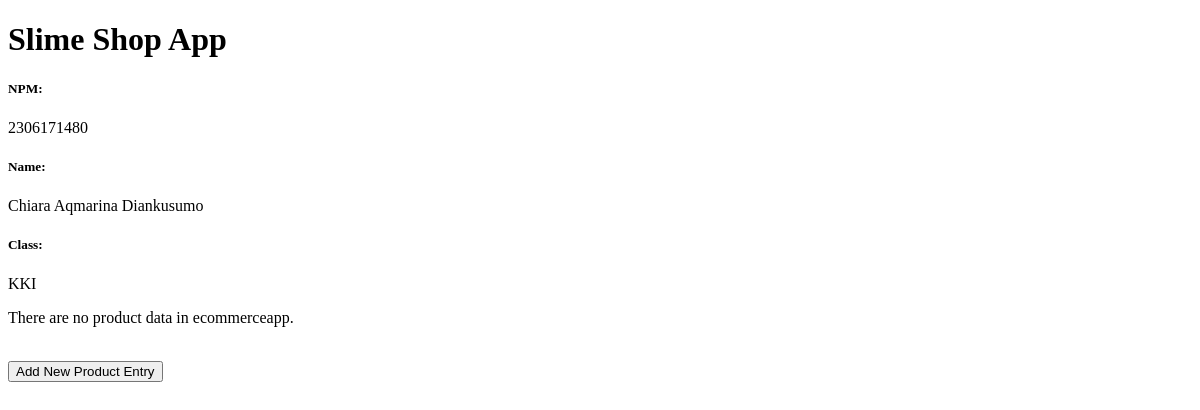
Before: / with the older database file.
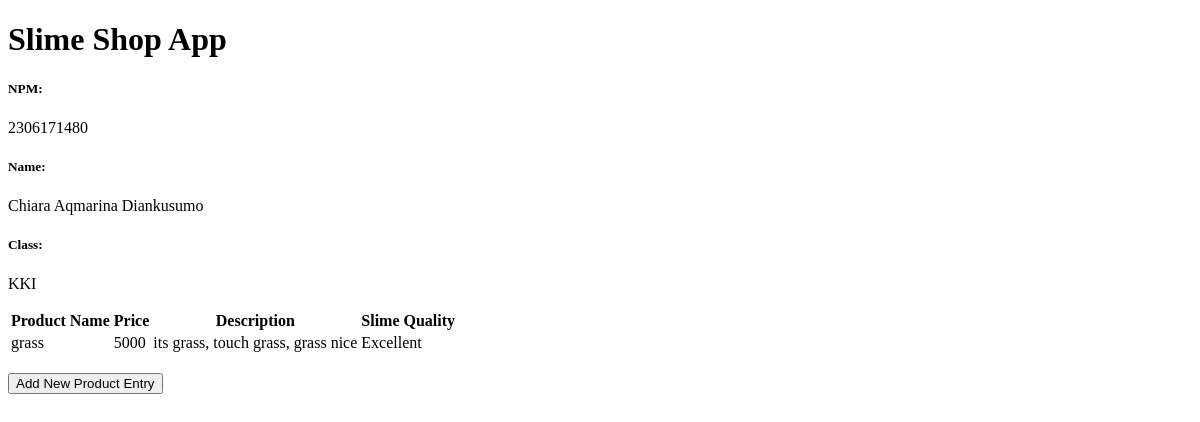
After: the same page with the newer database file.
### shop/models.py (models this page shows, shortened)
class Product(models.Model):
    id = models.UUIDField(primary_key=True, default=uuid.uuid4, editable=False)
    name = models.CharField(max_length=255)
    price = models.IntegerField()
    description = models.TextField()
    slime_quality = models.CharField(max_length=50, choices=SLIME_QUALITY_CHOICES, default='Excellent')

### shop/views.py (the view)
# urls.py: path('', show_shop, name='show_shop'),
def show_shop(request):
    product_entries = Product.objects.all()
    context = {
        'app_name': 'Online Slime Shop',
        'name': 'Chiara Aqmarina Diankusumo',
        'npm': '2306171480',
        'class': 'KKI',
        'product_entries': product_entries,
    }
    return render(request, "main.html", context)

### shop/templates/main.html
{% extends 'base.html' %}
{% block content %}
<h1>Slime Shop App</h1>
<h5>NPM: </h5>
<p>{{ npm }}</p>
<h5>Name:</h5>
<p>{{ name }}</p>
<h5>Class:</h5>
<p>{{ class }}</p>
{% if not product_entries %}
<p>There are no product data in ecommerceapp.</p>
{% else %}
<table>
  <tr>
    <th>Product Name</th>
    <th>Price</th>
    <th>Description</th>
    <th>Slime Quality</th>
  </tr>
  {% for product_entry in product_entries %}
  <tr>
    <td>{{product_entry.name}}</td>
    <td>{{product_entry.price}}</td>
    <td>{{product_entry.description}}</td>
    <td>{{product_entry.slime_quality}}</td>
  </tr>
  {% endfor %}
</table>
{% endif %}
<br />
<a href="{% url 'shop:create_product_entry' %}">
  <button>Add New Product Entry</button>
</a>
{% endblock content %}

### templates/base.html (shortened to what this page needs)
{% load static %}
<!DOCTYPE html>
<html lang="en">
  <head>
  </head>
  <body>
    {% block content %} {% endblock content %}
  </body>
</html>

Changed rows visible on the page:
added Product: name "grass", price "5000", description "its grass, touch grass, grass nice", slime_quality "Excellent"
Other visible differences:
text no longer shown: "There are no product data in ecommerceapp."
text now shown: "Product Name Price Description Slime Quality"
